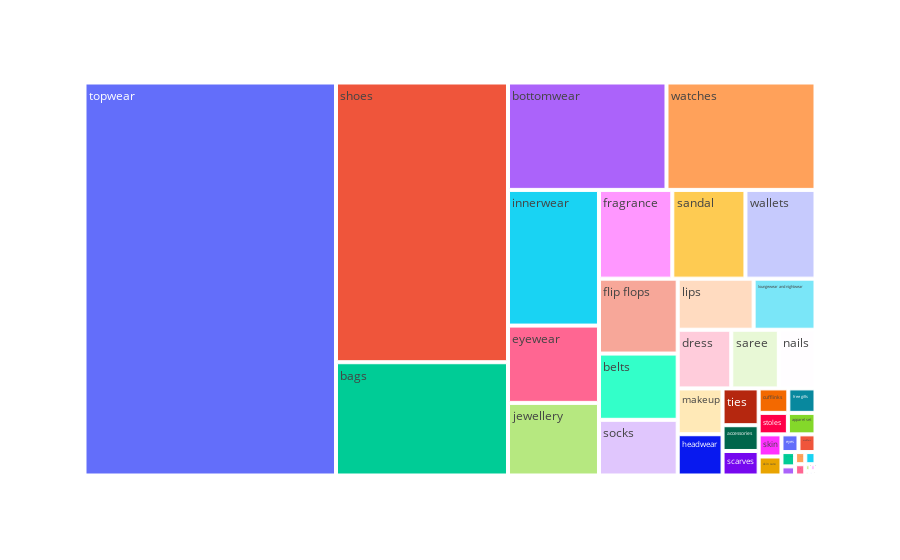

Write notebook code for a chart like this one.
### Code cell
fig = px.treemap(transactions_str, path=['subCategory'], values='Count')
fig.show()

### Figure 1 — Plotly figure (JSON) as saved in the notebook; plotly's stock layout.template omitted (floating-point values rounded to 4 significant figures)
{"data": [{"branchvalues": "total", "domain": {"x": [0, 1], "y": [0, 1]}, "hovertemplate": "labels=%{label}<br>Count=%{value}<br>parent=%{parent}<br>id=%{id}<extra></extra>", "ids": ["accessories", "apparel set", "bags", "bath and body", "beauty accessories", "belts", "bottomwear", "cufflinks", "dress", "eyes", "eyewear", "flip flops", "fragrance", "free gifts", "gloves", "hair", "headwear", "innerwear", "jewellery", "lips", "loungewear and nightwear", "makeup", "mufflers", "nails", "perfumes", "sandal", "saree", "scarves", "shoe accessories", "shoes", "skin", "skin care", "socks", "sports equipment", "stoles", "ties", "topwear", "umbrellas", "wallets", "watches", "water bottle", "wristbands"], "labels": ["accessories", "apparel set", "bags", "bath and body", "beauty accessories", "belts", "bottomwear", "cufflinks", "dress", "eyes", "eyewear", "flip flops", "fragrance", "free gifts", "gloves", "hair", "headwear", "innerwear", "jewellery", "lips", "loungewear and nightwear", "makeup", "mufflers", "nails", "perfumes", "sandal", "saree", "scarves", "shoe accessories", "shoes", "skin", "skin care", "socks", "sports equipment", "stoles", "ties", "topwear", "umbrellas", "wallets", "watches", "water bottle", "wristbands"], "name": "", "parents": ["", "", "", "", "", "", "", "", "", "", "", "", "", "", "", "", "", "", "", "", "", "", "", "", "", "", "", "", "", "", "", "", "", "", "", "", "", "", "", "", "", ""], "type": "treemap", "values": [105, 67, 2200, 14, 2, 589, 1922, 82, 355, 34, 794, 666, 735, 75, 13, 14, 209, 1394, 746, 438, 357, 232, 34, 243, 2, 733, 315, 100, 22, 5433, 57, 49, 495, 14, 71, 150, 11160, 4, 702, 1807, 4, 1]}], "layout": {"legend": {"tracegroupgap": 0}, "margin": {"t": 60}}}
